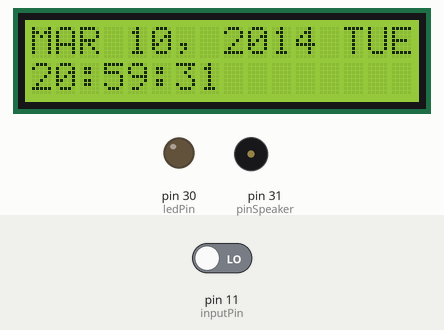
This sketch was run on a simulated Arduino Mega 2560, built with avr-gcc and run on an emulated ATmega2560. On the bench: 16×2 character LCD, output pins drawn as LEDs (lit = HIGH), buzzer (waves = sounding). Wiring (inferred from the names in the program): DS1307 clock at I2C address 0x68. The inputs (shaded band) are chosen by the test bench; at power-on: pin 11 (inputPin) LOW. The local clock reads 2024-03-15 10:24:30 at power-on unless the sketch sets it; pins used as bus, display or sensor lines are not drawn.

Above: at 1.2 s.
1.3 s: pin 11 (inputPin) driven HIGH
At 2.6 s:
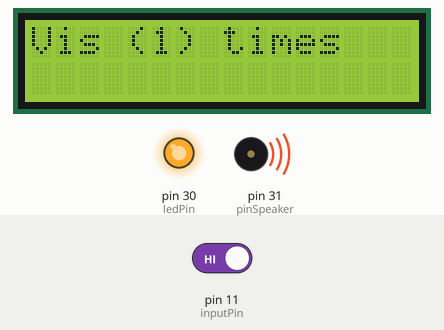
3.7 s: pin 11 (inputPin) driven LOW
At 5.2 s:
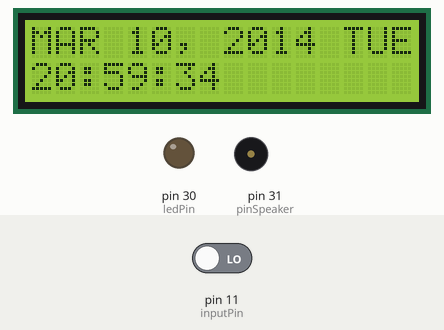
5.3 s: pin 11 (inputPin) driven HIGH
At 6.7 s:
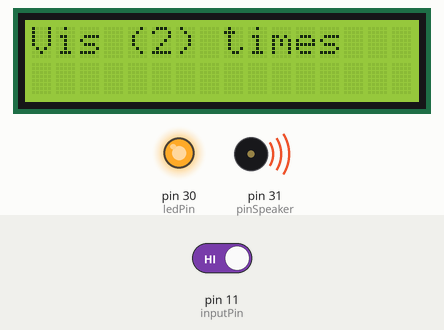
Timing chart, 0 to 8.3 s (numbered marks = the images above; inputs shaded):
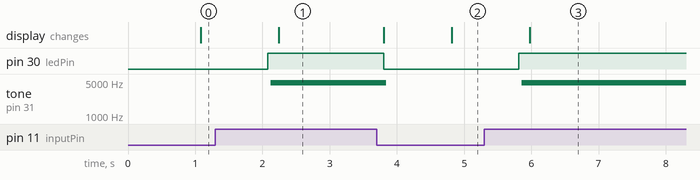

The sketch:

gizduino_pir_counter.ino
```cpp
#include <Wire.h>
#define DS1307_I2C_ADDRESS 0x68
#include <LiquidCrystal.h>

int ledPin = 30;
int inputPin = 11;
int pirState = LOW;
int val = 0;
int pinSpeaker = 31;
int vis = 0;
int invis = 0;
char lcd_buffer[20];
LiquidCrystal lcd(21, 20, 19, 18, 17, 16);

byte decToBcd(byte val){
  return ( (val/10*16) + (val%10) );
}

byte bcdToDec(byte val){
  return ( (val/16*10) + (val%16) );
}

void setDateDs1307( byte second, byte minute, byte hour, byte dayOfWeek, byte dayOfMonth, byte month, byte year){
    Wire.beginTransmission(DS1307_I2C_ADDRESS);
    Wire.write(0);
    Wire.write(decToBcd(second));
    Wire.write(decToBcd(minute));
    Wire.write(decToBcd(hour));
    Wire.write(decToBcd(dayOfWeek));
    Wire.write(decToBcd(dayOfMonth));
    Wire.write(decToBcd(month));
    Wire.write(decToBcd(year));
    Wire.write(0x10);
    Wire.endTransmission();
}

void getDateDs1307(byte *second, byte *minute, byte *hour, byte *dayOfWeek, byte *dayOfMonth, byte *month, byte *year){
  Wire.beginTransmission(DS1307_I2C_ADDRESS);
  Wire.write(0);
  Wire.endTransmission();
  Wire.requestFrom(DS1307_I2C_ADDRESS, 7);
  *second     = bcdToDec(Wire.read() & 0x7f);
  *minute     = bcdToDec(Wire.read());
  *hour       = bcdToDec(Wire.read() & 0x3f);  // Need to change this if 12 hour am/pm
  *dayOfWeek  = bcdToDec(Wire.read());
  *dayOfMonth = bcdToDec(Wire.read());
  *month      = bcdToDec(Wire.read());
  *year       = bcdToDec(Wire.read());
}

void playTone(long duration, int freq, boolean state) {
  if(state){
    digitalWrite(ledPin, HIGH);
  }else{
    digitalWrite(ledPin, LOW);
  }
  duration *= 1000;
  int period = (.3 / freq) * 100000;
  long elapsed_time = 0;
  while (elapsed_time < duration) {
    digitalWrite(pinSpeaker,HIGH);
    delayMicroseconds(period / 2);
    digitalWrite(pinSpeaker, LOW);
    delayMicroseconds(period / 2);
    elapsed_time += (period);
  }
}

String getName(byte day, int type){
  switch(day){
    case 1:
      return (type < 1) ? ("SUN") : ("JAN");
      break;
    case 2:
      return (type < 1) ? ("MON") : ("FEB");
      break;
    case 3:
      return (type < 1) ? ("TUE") : ("MAR");
      break;
    case 4:
      return (type < 1) ? ("WED") : ("APR");
      break;
    case 5:
      return (type < 1) ? ("THU") : ("MAY");
      break;
    case 6:
      return (type < 1) ? ("FRI") : ("JUN");
      break;
    case 7:
      return (type < 1) ? ("SAT") : ("JUL");
      break;
    case 8:
      return (type < 1) ? ("") : ("AUG");
      break;
    case 9:
      return (type < 1) ? ("") : ("SEP");
      break;
    case 10:
      return (type < 1) ? ("") : ("OCT");
      break;
    case 11:
      return (type < 1) ? ("") : ("NOV");
      break;
    case 12:
      return (type < 1) ? ("") : ("DEC");
      break;
  }
}

void displaySensorActive(){
  vis++;
  byte second, minute, hour, dayOfWeek, dayOfMonth, month, year;
  getDateDs1307(&second, &minute, &hour, &dayOfWeek, &dayOfMonth, &month, &year);
  lcd.clear();
  lcd.setCursor(0, 0);
  sprintf(lcd_buffer, "Vis (%d) times",vis );
  lcd.print(lcd_buffer);
  if(hour > 20 || hour < 5){
    invis++;
    lcd.setCursor(0,1);
    sprintf(lcd_buffer, "Invis (%d) times",invis );
    lcd.print(lcd_buffer);
  }
}

void displayTime(){
  lcd.clear();
  lcd.setCursor(0, 0);
  byte second, minute, hour, dayOfWeek, dayOfMonth, month, year;
  getDateDs1307(&second, &minute, &hour, &dayOfWeek, &dayOfMonth, &month, &year);
  sprintf(lcd_buffer, " %02d, 20%02d ", dayOfMonth, year );
  lcd.print(getName(month, 1) + lcd_buffer + getName(dayOfWeek, 0));
  lcd.setCursor(0, 1);
  sprintf(lcd_buffer, "%02d:%02d:%02d", hour, minute, second );
  lcd.print(lcd_buffer);
  delay(1000);
}

void setup() {
  pinMode(ledPin, OUTPUT);
  pinMode(pinSpeaker, OUTPUT);
  Serial.begin(9600);
  lcd.begin(16, 2);
  lcd.print("Gizduino+");
  lcd.setCursor(0, 1);
  lcd.print("Boot Up ...");
  Wire.begin();
  Serial.begin(9600);
  setDateDs1307(30, 59, 20, 3, 10, 3, 14);
}

void loop() {
  val = digitalRead(inputPin);
  boolean state = (val == HIGH);
  if(state){
    playTone(150, 150, state);
    if (pirState == LOW) {
      displaySensorActive();
    }
    pirState = HIGH;
  }else{
    playTone(0, 0, state);
    displayTime();
    pirState = LOW;
  }
}
```

Measured:
- after the input at 1.3 s, pin 30 (ledPin): LOW → HIGH after 0.78 s; tone on pin 31 (pinSpeaker): silent → 4815 Hz after 0.82 s; the display: changes after 0.94 s (image 1)
- after the input at 3.7 s, pin 30 (ledPin): HIGH → LOW after 0.10 s; tone on pin 31 (pinSpeaker): 4815 Hz → silent after 0.14 s; the display: first changes after 0.11 s (image 2 shows a later state)
- after the input at 5.3 s, pin 30 (ledPin): LOW → HIGH after 0.52 s; tone on pin 31 (pinSpeaker): silent → 4815 Hz after 0.56 s; the display: changes after 0.68 s (image 3)
